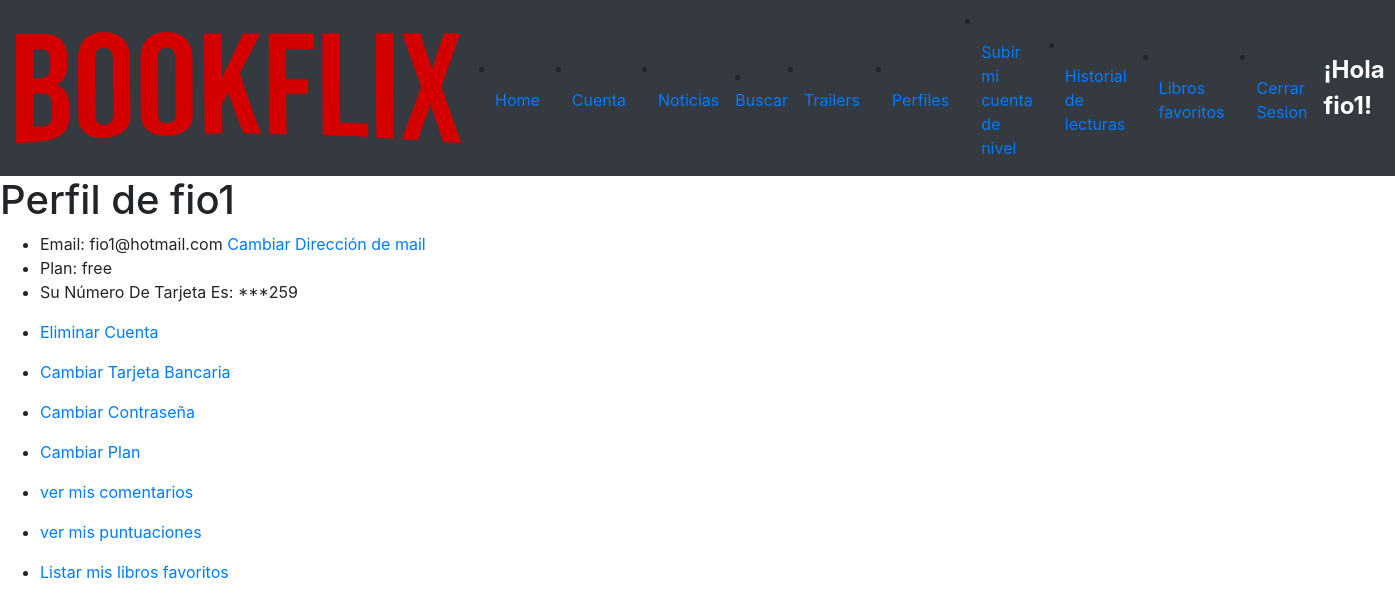
The app's page /perfil/ (signed in), older data.
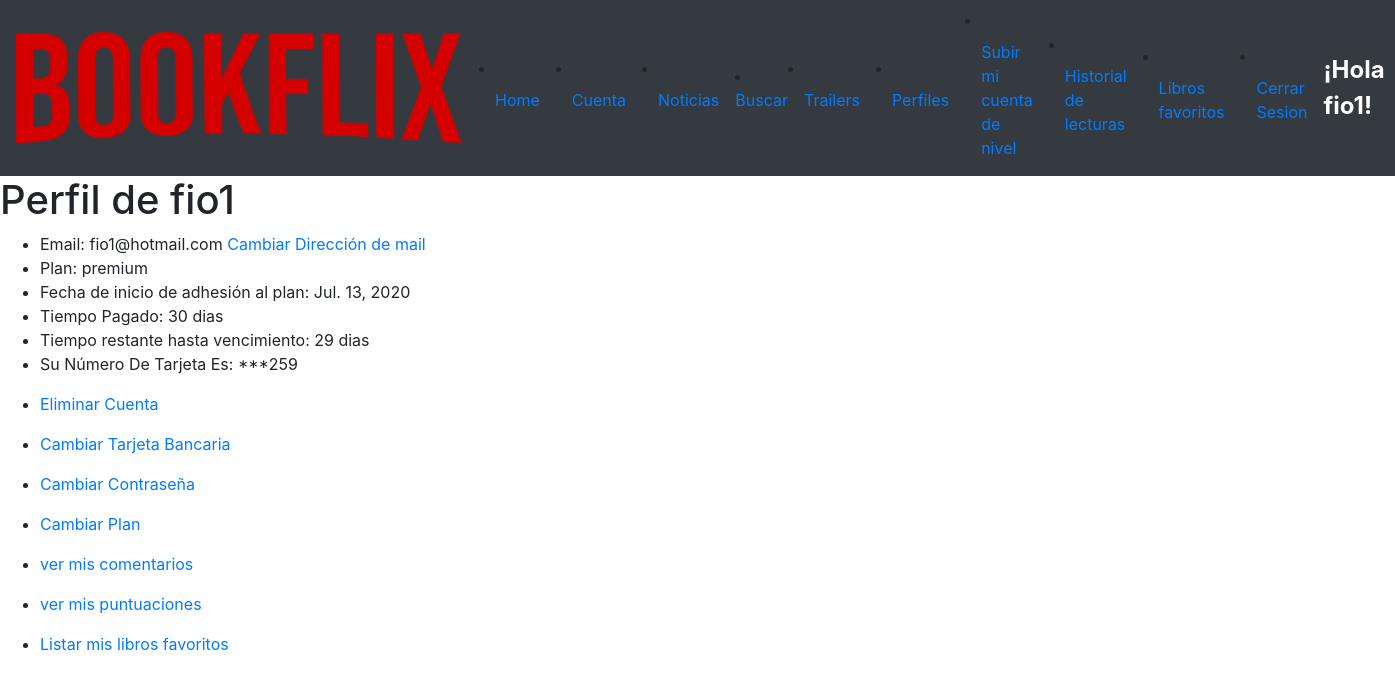
The same page, newer data.
### appBookflix/models.py (models this page shows, shortened)
class Account(AbstractBaseUser):
    free='free'
    normal='normal'
    premium='premium'
    admin = 'admin'
    AC_CHOICES= (
        (free, 'free'),
        (normal, 'normal'),
        (premium, 'premium'),
        (admin, 'admin')
    )
    email = models.EmailField(verbose_name='mail',max_length=60, unique=True)
    username = models.CharField("nombre de usuario", max_length=50, unique=True)
    date_joined = models.DateTimeField(verbose_name='date joined', auto_now_add=True)
    last_login = models.DateField(verbose_name='last login', auto_now=True)
    is_admin = models.BooleanField(default=False)
    is_active = models.BooleanField(default=True)
    is_staff = models.BooleanField(default=False)
    is_superuser = models.BooleanField(default=False)
    confirmo= models.BooleanField(default=False)
    plan = models.CharField( max_length=8, choices=AC_CHOICES, default=free)
    date_start_plan = models.DateField(blank=True, null=True, auto_now=False, auto_now_add=False)
    time_pay = models.IntegerField(default=0)
    objects = MyAccountManager()
    USERNAME_FIELD = 'email' #LE ESTOY INDICANDO QUE PARA LOGUEARSE TIENE QUE USAR EL EMAIL
    REQUIRED_FIELDS = ['username'] #ACÁ VAN LOS CAMPOS QUE QUIERO QUE SEAN REQUERIDO, CON COMAS LE AGREGO LOS QUE QUIERA
    def nombre(self):
        return self.username
    def tiempo_restante(self):
        tiempo_pagado = timedelta(days=self.time_pay)
        fecha_limite = tiempo_pagado + self.date_start_plan
        dias_restantes = fecha_limite - datetime.now().date()
        return dias_restantes.days
    class Meta:
        verbose_name = "Cuenta"
        verbose_name_plural = "Cuentas"

### appBookflix/views.py (the view)
# urls.py: path("perfil/", perfil, name='perfil'),
def perfil(request):
    tarjetaActual = CreditCards.objects.get(user =request.user)
    numTarjeta = tarjetaActual.number[-3] + tarjetaActual.number[-2] + tarjetaActual.number[-1]
    return render(request, "appBookflix/perfil.html",{'tarjetaActual': tarjetaActual, 'numeroPa': numTarjeta})

### appBookflix/templates/appBookflix/perfil.html (shortened to what this page needs)
{% load static %}
<html>
<link href="https://stackpath.bootstrapcdn.com/bootstrap/4.5.0/css/bootstrap.min.css" rel="stylesheet"
integrity="sha384-9aIt2nRpC12Uk9gS9baDl411NQApFmC26EwAOH8WgZl5MYYxFfc+NcPb1dKGj7Sk">
<link rel=stylesheet type="text/css" href="{% static "/css/main.css" %}">
<body>
        {% include "appBookflix/navbar.html" %}
        <h1>
          Perfil de {{request.user.username}}
        </h1>
        <ul>
            <li style="text-emphasis-color: black;">Email: {{request.user.email}}
                <a href="/cambiar_email">Cambiar Dirección de mail</a>
            </li>
            <li style="text-emphasis-color: black;">Plan: {{request.user.plan}}</li>
            {% if request.user.plan != "free" %}
                <li style="text-emphasis-color: black;">Fecha de inicio de adhesión al plan:  {{request.user.date_start_plan}}</li>
            {% endif %}
            {% if request.user.plan != "free" %}
                <li style="text-emphasis-color: black;">Tiempo Pagado: {{request.user.time_pay}}  dias</li>
                <li style="text-emphasis-color: black;">Tiempo restante hasta vencimiento: {{request.user.tiempo_restante}} dias</li>
            {% endif %}
            <li style="text-emphasis-color: black; text-transform: capitalize;">Su número de tarjeta es: ***{{numeroPa}} </li>
        </ul>
        <p>
        <ul>
            <li>
                <a href="/borrar_cuenta">Eliminar Cuenta</a>
            </li>
        </p>
            <li>
                <a href="/cambiar_tarjeta">Cambiar Tarjeta Bancaria</a>
            </li>
        <p>
            <li>
                <a href="/cambiar_contrasenia">Cambiar Contraseña</a>
            </li>
        </p>
        <p>
            <li>
                <a href="/solicitar_cambio"> Cambiar Plan</a>
            </li>
        </p>
        <p>
            <li>
                <a href="/vermiscomentarios"> ver mis comentarios </a>
            </li>
        </p>
        <p>
            <li>
                <a href="/misvotos"> ver mis puntuaciones </a>
            </li>
        </p>
        <p>
            <li>
                <a href="/listar_favoritos">Listar mis libros favoritos</a>
            </li>
        </p>
    </body>
</html>

### appBookflix/templates/appBookflix/navbar.html (shortened to what this page needs)
{% load static %}
{% load static%}
{% load bootstrap4 %}
{% bootstrap_css %}
<nav class="navbar navbar-expand-lg navbar-dark bg-dark">
   <a class="navbar-brand" href="#">
      <img src={% static '/images/bookflix.png' %} alt="logo" width="" height="">
    </a>
   {% if not request.user.is_admin  and request.user.is_active %}
    <div class="collapse navbar-collapse" id="navbarNav">
       <li class="nav-item active">
         <a class="nav-link" href="/home ">Home <span class="sr-only">(current)</span></a>
       </li>
       <li class="nav-item">
        <a class="nav-link" href="/perfil">Cuenta</a>
      </li>
       <li class="nav-item">
         <a class="nav-link" href="/publicaciones">Noticias</a>
       </li>
       <li><a href="/buscar ">Buscar</a></li>
       <li class="nav-item">
         <a class="nav-link" href="/trailers">Trailers</a>
       </li>
       <li class="nav-item">
         <a class="nav-link" href="/select_perfil">Perfiles</a>
       </li>
        <li class="nav-item">
         <a class="nav-link" href="/solicitar_cambio">Subir mi cuenta de nivel</a>
       </li>
        <li><a class="nav-link" href="/historial">Historial de lecturas</a></li>
       <li><a class="nav-link" href="/favoritos">Libros favoritos</a></li>
       <li><a class="nav-link" href="/logout">Cerrar Sesion</a></li>
       <span class="ml-auto" style="font-weight: bold;color: white !important;font-size: 1.5rem;">
      ¡Hola {{request.user.username}}!
    </span>
   {% endif %}
 </nav>

Row changes from the older to the newer data that the page shows:
changed Account "fio1": user.plan "free" → "premium"; plan "free" → "premium" (drawn); user.date_start_plan (not shown) → "Jul. 13, 2020"; user.time_pay (not shown) → "30"; user.tiempo_restante (not shown) → "29"
Text that changed along with them:
text now shown: "Fecha de inicio de adhesión al plan: Tiempo Pagado: dias Tiempo restante hasta vencimiento: dias"
